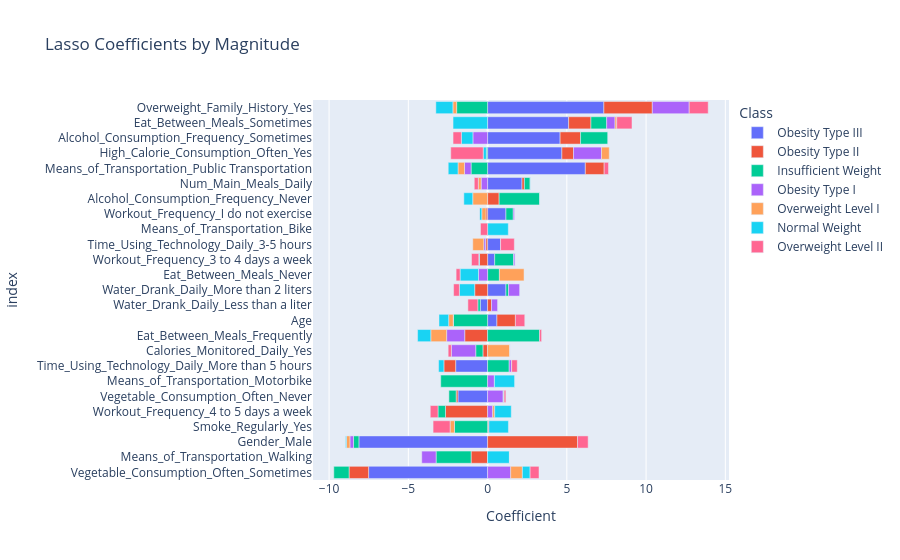

Notebook code for this chart:
### Code cell
lasso_clf = Pipeline(steps=[("preprocess", preprocess),
                            ("model", LogisticRegressionCV(penalty="l1", solver="saga", Cs=25, cv=5, 
                                  scoring="neg_log_loss", max_iter=8000, n_jobs=-1, multi_class='ovr'))])
lasso_clf.fit(X_train_logit, y_train_logit)
categoricals = cats
numerics = nums
encoder_names = lasso_clf.named_steps["preprocess"].named_transformers_["encoder"]
catnames = encoder_names.get_feature_names_out(categoricals)
features = np.concatenate((catnames, numerics))
lasso_model = lasso_clf.named_steps["model"]
coefs = lasso_model.coef_
coef_df = pd.DataFrame(coefs.T, index=features, columns=lasso_model.classes_)
cdf_melt = coef_df.reset_index().melt(id_vars="index", var_name="Class", value_name="Coefficient")
cdf_sort = cdf_melt.sort_values("Coefficient", ascending=False)
fig = px.bar(cdf_sort, x="Coefficient", y="index", color="Class", orientation="h", title="Lasso Coefficients by Magnitude")
fig.update_layout(yaxis={"categoryorder":"total ascending"})
fig.show()

### Figure 1 — Plotly figure (JSON) as saved in the notebook; plotly's stock layout.template omitted (floating-point values rounded to 4 significant figures)
{"data": [{"hovertemplate": "Class=Obesity Type III<br>Coefficient=%{x}<br>index=%{y}<extra></extra>", "legendgroup": "Obesity Type III", "marker": {"color": "#636efa", "pattern": {"shape": ""}}, "name": "Obesity Type III", "orientation": "h", "showlegend": true, "textposition": "auto", "type": "bar", "x": [7.338, 6.166, 5.114, 4.687, 4.576, 2.172, 1.158, 1.158, 0.8204, 0.5895, 0.4473, 0.0, 0.0, 0.0, 0.0, 0.0, 0.0, 0.0, 0.0, 0.0, -0.4607, -1.871, -2.015, -7.508, -8.12], "xaxis": "x", "y": ["Overweight_Family_History_Yes", "Means_of_Transportation_Public Transportation", "Eat_Between_Meals_Sometimes", "High_Calorie_Consumption_Often_Yes", "Alcohol_Consumption_Frequency_Sometimes", "Num_Main_Meals_Daily", "Water_Drank_Daily_More than 2 liters", "Workout_Frequency_I do not exercise", "Time_Using_Technology_Daily_3-5 hours", "Age", "Workout_Frequency_3 to 4 days a week", "Eat_Between_Meals_Frequently", "Eat_Between_Meals_Never", "Smoke_Regularly_Yes", "Calories_Monitored_Daily_Yes", "Workout_Frequency_4 to 5 days a week", "Alcohol_Consumption_Frequency_Never", "Means_of_Transportation_Bike", "Means_of_Transportation_Motorbike", "Means_of_Transportation_Walking", "Water_Drank_Daily_Less than a liter", "Vegetable_Consumption_Often_Never", "Time_Using_Technology_Daily_More than 5 hours", "Vegetable_Consumption_Often_Sometimes", "Gender_Male"], "yaxis": "y"}, {"hovertemplate": "Class=Obesity Type II<br>Coefficient=%{x}<br>index=%{y}<extra></extra>", "legendgroup": "Obesity Type II", "marker": {"color": "#EF553B", "pattern": {"shape": ""}}, "name": "Obesity Type II", "orientation": "h", "showlegend": true, "textposition": "auto", "type": "bar", "x": [5.675, 3.055, 1.408, 1.289, 1.189, 1.166, 0.7353, 0.7287, 0.2495, 0.1522, 0.08276, 0.0, 0.0, 0.0, -0.1009, -0.1127, -0.1199, -0.2945, -0.5092, -0.7415, -0.8141, -1.041, -1.232, -1.444, -2.656], "xaxis": "x", "y": ["Gender_Male", "Overweight_Family_History_Yes", "Eat_Between_Meals_Sometimes", "Alcohol_Consumption_Frequency_Sometimes", "Means_of_Transportation_Public Transportation", "Age", "High_Calorie_Consumption_Often_Yes", "Alcohol_Consumption_Frequency_Never", "Water_Drank_Daily_Less than a liter", "Num_Main_Meals_Daily", "Smoke_Regularly_Yes", "Means_of_Transportation_Motorbike", "Means_of_Transportation_Bike", "Eat_Between_Meals_Never", "Workout_Frequency_I do not exercise", "Vegetable_Consumption_Often_Never", "Time_Using_Technology_Daily_3-5 hours", "Calories_Monitored_Daily_Yes", "Workout_Frequency_3 to 4 days a week", "Time_Using_Technology_Daily_More than 5 hours", "Water_Drank_Daily_More than 2 liters", "Means_of_Transportation_Walking", "Vegetable_Consumption_Often_Sometimes", "Eat_Between_Meals_Frequently", "Workout_Frequency_4 to 5 days a week"], "yaxis": "y"}, {"hovertemplate": "Class=Insufficient Weight<br>Coefficient=%{x}<br>index=%{y}<extra></extra>", "legendgroup": "Insufficient Weight", "marker": {"color": "#00cc96", "pattern": {"shape": ""}}, "name": "Insufficient Weight", "orientation": "h", "showlegend": true, "textposition": "auto", "type": "bar", "x": [3.281, 2.575, 1.73, 1.364, 1.19, 0.9924, 0.7453, 0.4625, 0.3612, 0.1653, 0.0, -0.006984, -0.07594, -0.155, -0.3379, -0.454, -0.459, -0.4722, -0.9631, -1.042, -1.952, -2.088, -2.159, -2.209, -2.957], "xaxis": "x", "y": ["Eat_Between_Meals_Frequently", "Alcohol_Consumption_Frequency_Never", "Alcohol_Consumption_Frequency_Sometimes", "Time_Using_Technology_Daily_More than 5 hours", "Workout_Frequency_3 to 4 days a week", "Eat_Between_Meals_Sometimes", "Eat_Between_Meals_Never", "Workout_Frequency_I do not exercise", "Num_Main_Meals_Daily", "Water_Drank_Daily_More than 2 liters", "Means_of_Transportation_Bike", "Time_Using_Technology_Daily_3-5 hours", "High_Calorie_Consumption_Often_Yes", "Water_Drank_Daily_Less than a liter", "Gender_Male", "Calories_Monitored_Daily_Yes", "Vegetable_Consumption_Often_Never", "Workout_Frequency_4 to 5 days a week", "Vegetable_Consumption_Often_Sometimes", "Means_of_Transportation_Public Transportation", "Overweight_Family_History_Yes", "Smoke_Regularly_Yes", "Age", "Means_of_Transportation_Walking", "Means_of_Transportation_Motorbike"], "yaxis": "y"}, {"hovertemplate": "Class=Obesity Type I<br>Coefficient=%{x}<br>index=%{y}<extra></extra>", "legendgroup": "Obesity Type I", "marker": {"color": "#ab63fa", "pattern": {"shape": ""}}, "name": "Obesity Type I", "orientation": "h", "showlegend": true, "textposition": "auto", "type": "bar", "x": [2.327, 1.766, 1.458, 0.9834, 0.7184, 0.5264, 0.4327, 0.4116, 0.3242, 0.1544, 0.1011, 0.07395, 0.0, 0.0, 0.0, -0.008837, -0.1147, -0.2282, -0.4072, -0.4125, -0.5742, -0.9032, -0.9261, -1.14, -1.537], "xaxis": "x", "y": ["Overweight_Family_History_Yes", "High_Calorie_Consumption_Often_Yes", "Vegetable_Consumption_Often_Sometimes", "Vegetable_Consumption_Often_Never", "Water_Drank_Daily_More than 2 liters", "Eat_Between_Meals_Sometimes", "Means_of_Transportation_Motorbike", "Water_Drank_Daily_Less than a liter", "Workout_Frequency_4 to 5 days a week", "Time_Using_Technology_Daily_More than 5 hours", "Workout_Frequency_3 to 4 days a week", "Workout_Frequency_I do not exercise", "Alcohol_Consumption_Frequency_Never", "Means_of_Transportation_Bike", "Smoke_Regularly_Yes", "Age", "Time_Using_Technology_Daily_3-5 hours", "Gender_Male", "Num_Main_Meals_Daily", "Means_of_Transportation_Public Transportation", "Eat_Between_Meals_Never", "Means_of_Transportation_Walking", "Alcohol_Consumption_Frequency_Sometimes", "Eat_Between_Meals_Frequently", "Calories_Monitored_Daily_Yes"], "yaxis": "y"}, {"hovertemplate": "Class=Overweight Level I<br>Coefficient=%{x}<br>index=%{y}<extra></extra>", "legendgroup": "Overweight Level I", "marker": {"color": "#FFA15A", "pattern": {"shape": ""}}, "name": "Overweight Level I", "orientation": "h", "showlegend": true, "textposition": "auto", "type": "bar", "x": [1.554, 1.398, 0.7375, 0.4877, 0.1263, 0.1071, 0.03728, 0.0, 0.0, 0.0, 0.0, 0.0, 0.0, 0.0, 0.0, -0.1789, -0.2141, -0.237, -0.2662, -0.2782, -0.2874, -0.4126, -0.6937, -0.9378, -0.9996], "xaxis": "x", "y": ["Eat_Between_Meals_Never", "Calories_Monitored_Daily_Yes", "Vegetable_Consumption_Often_Sometimes", "High_Calorie_Consumption_Often_Yes", "Workout_Frequency_4 to 5 days a week", "Eat_Between_Meals_Sometimes", "Vegetable_Consumption_Often_Never", "Water_Drank_Daily_Less than a liter", "Time_Using_Technology_Daily_More than 5 hours", "Alcohol_Consumption_Frequency_Sometimes", "Means_of_Transportation_Motorbike", "Means_of_Transportation_Walking", "Workout_Frequency_3 to 4 days a week", "Water_Drank_Daily_More than 2 liters", "Means_of_Transportation_Bike", "Num_Main_Meals_Daily", "Gender_Male", "Overweight_Family_History_Yes", "Workout_Frequency_I do not exercise", "Smoke_Regularly_Yes", "Age", "Means_of_Transportation_Public Transportation", "Time_Using_Technology_Daily_3-5 hours", "Alcohol_Consumption_Frequency_Never", "Eat_Between_Meals_Frequently"], "yaxis": "y"}, {"hovertemplate": "Class=Normal Weight<br>Coefficient=%{x}<br>index=%{y}<extra></extra>", "legendgroup": "Normal Weight", "marker": {"color": "#19d3f3", "pattern": {"shape": ""}}, "name": "Normal Weight", "orientation": "h", "showlegend": true, "textposition": "auto", "type": "bar", "x": [1.379, 1.306, 1.291, 1.231, 1.043, 0.4868, 0.02282, 0.01387, 0.0, 0.0, 0.0, -0.04393, -0.05622, -0.152, -0.2009, -0.3352, -0.56, -0.6115, -0.6158, -0.7279, -0.8331, -0.9658, -1.076, -1.162, -2.179], "xaxis": "x", "y": ["Means_of_Transportation_Walking", "Means_of_Transportation_Bike", "Means_of_Transportation_Motorbike", "Smoke_Regularly_Yes", "Workout_Frequency_4 to 5 days a week", "Vegetable_Consumption_Often_Sometimes", "Vegetable_Consumption_Often_Never", "Num_Main_Meals_Daily", "Calories_Monitored_Daily_Yes", "Water_Drank_Daily_Less than a liter", "Time_Using_Technology_Daily_3-5 hours", "Workout_Frequency_3 to 4 days a week", "Gender_Male", "Workout_Frequency_I do not exercise", "High_Calorie_Consumption_Often_Yes", "Time_Using_Technology_Daily_More than 5 hours", "Alcohol_Consumption_Frequency_Never", "Age", "Means_of_Transportation_Public Transportation", "Alcohol_Consumption_Frequency_Sometimes", "Eat_Between_Meals_Frequently", "Water_Drank_Daily_More than 2 liters", "Overweight_Family_History_Yes", "Eat_Between_Meals_Never", "Eat_Between_Meals_Sometimes"], "yaxis": "y"}, {"hovertemplate": "Class=Overweight Level II<br>Coefficient=%{x}<br>index=%{y}<extra></extra>", "legendgroup": "Overweight Level II", "marker": {"color": "#FF6692", "pattern": {"shape": ""}}, "name": "Overweight Level II", "orientation": "h", "showlegend": true, "textposition": "auto", "type": "bar", "x": [1.199, 0.9644, 0.8671, 0.6699, 0.5901, 0.5615, 0.3526, 0.274, 0.126, 0.108, 0.0, 0.0, 0.0, -0.005897, -0.2009, -0.2493, -0.2543, -0.365, -0.4481, -0.46, -0.4879, -0.525, -0.6267, -1.072, -2.048], "xaxis": "x", "y": ["Overweight_Family_History_Yes", "Eat_Between_Meals_Sometimes", "Time_Using_Technology_Daily_3-5 hours", "Gender_Male", "Age", "Vegetable_Consumption_Often_Sometimes", "Time_Using_Technology_Daily_More than 5 hours", "Means_of_Transportation_Public Transportation", "Eat_Between_Meals_Frequently", "Vegetable_Consumption_Often_Never", "Alcohol_Consumption_Frequency_Never", "Means_of_Transportation_Motorbike", "Means_of_Transportation_Walking", "Workout_Frequency_I do not exercise", "Calories_Monitored_Daily_Yes", "Eat_Between_Meals_Never", "Num_Main_Meals_Daily", "Water_Drank_Daily_More than 2 liters", "Means_of_Transportation_Bike", "Workout_Frequency_3 to 4 days a week", "Workout_Frequency_4 to 5 days a week", "Alcohol_Consumption_Frequency_Sometimes", "Water_Drank_Daily_Less than a liter", "Smoke_Regularly_Yes", "High_Calorie_Consumption_Often_Yes"], "yaxis": "y"}], "layout": {"barmode": "relative", "legend": {"title": {"text": "Class"}, "tracegroupgap": 0}, "title": {"text": "Lasso Coefficients by Magnitude"}, "xaxis": {"anchor": "y", "domain": [0, 1], "title": {"text": "Coefficient"}}, "yaxis": {"anchor": "x", "categoryorder": "total ascending", "domain": [0, 1], "title": {"text": "index"}}}}
